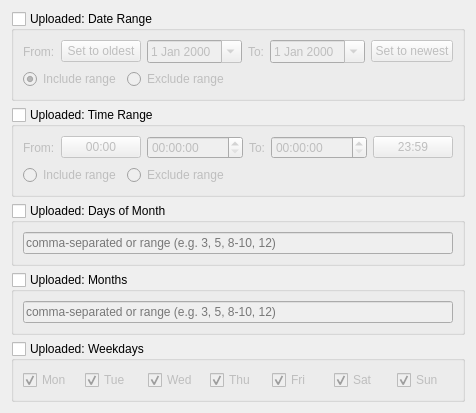
       <widget class="QWidget" name="uploaded_filters_tab">
        <attribute name="title">
         <string>Uploaded filters</string>
        </attribute>
        <layout class="QVBoxLayout" name="verticalLayout_7">
         <item>
          <widget class="QGroupBox" name="date_uploaded_box">
           <property name="title">
            <string>Uploaded: Date Range</string>
           </property>
           <property name="checkable">
            <bool>true</bool>
           </property>
           <property name="checked">
            <bool>false</bool>
           </property>
           <layout class="QVBoxLayout" name="verticalLayout_6">
            <item>
             <layout class="QHBoxLayout" name="date_uploaded_date_hbox">
              <item>
               <widget class="QLabel" name="label_11">
                <property name="sizePolicy">
                 <sizepolicy hsizetype="Fixed" vsizetype="Preferred">
                  <horstretch>0</horstretch>
                  <verstretch>0</verstretch>
                 </sizepolicy>
                </property>
                <property name="text">
                 <string>From:</string>
                </property>
               </widget>
              </item>
              <item>
               <widget class="QPushButton" name="date_uploaded_set_oldest_btn">
                <property name="sizePolicy">
                 <sizepolicy hsizetype="Fixed" vsizetype="Fixed">
                  <horstretch>0</horstretch>
                  <verstretch>0</verstretch>
                 </sizepolicy>
                </property>
                <property name="text">
                 <string>Set to oldest</string>
                </property>
               </widget>
              </item>
              <item>
               <widget class="QDateEdit" name="date_uploaded_from">
                <property name="calendarPopup">
                 <bool>true</bool>
                </property>
               </widget>
              </item>
              <item>
               <widget class="QLabel" name="label_9">
                <property name="sizePolicy">
                 <sizepolicy hsizetype="Fixed" vsizetype="Preferred">
                  <horstretch>0</horstretch>
                  <verstretch>0</verstretch>
                 </sizepolicy>
                </property>
                <property name="text">
                 <string>To:</string>
                </property>
               </widget>
              </item>
              <item>
               <widget class="QDateEdit" name="date_uploaded_to">
                <property name="calendarPopup">
                 <bool>true</bool>
                </property>
               </widget>
              </item>
              <item>
               <widget class="QPushButton" name="date_uploaded_set_newest_btn">
                <property name="sizePolicy">
                 <sizepolicy hsizetype="Fixed" vsizetype="Fixed">
                  <horstretch>0</horstretch>
                  <verstretch>0</verstretch>
                 </sizepolicy>
                </property>
                <property name="text">
                 <string>Set to newest</string>
                </property>
               </widget>
              </item>
             </layout>
            </item>
            <item>
             <layout class="QHBoxLayout" name="date_uploaded_mode_hbox">
              <item>
               <widget class="QRadioButton" name="date_uploaded_include_rb">
                <property name="text">
                 <string>Include range</string>
                </property>
                <property name="checked">
                 <bool>true</bool>
                </property>
                <attribute name="buttonGroup">
                 <string notr="true">include_date_uploaded_group</string>
                </attribute>
               </widget>
              </item>
              <item>
               <widget class="QRadioButton" name="date_uploaded_exclude_rb">
                <property name="text">
                 <string>Exclude range</string>
                </property>
                <attribute name="buttonGroup">
                 <string notr="true">include_date_uploaded_group</string>
                </attribute>
               </widget>
              </item>
              <item>
               <spacer name="horizontalSpacer_2">
                <property name="orientation">
                 <enum>Qt::Orientation::Horizontal</enum>
                </property>
                <property name="sizeHint" stdset="0">
                 <size>
                  <width>40</width>
                  <height>20</height>
                 </size>
                </property>
               </spacer>
              </item>
             </layout>
            </item>
           </layout>
          </widget>
         </item>
         <item>
          <widget class="QGroupBox" name="time_uploaded_box">
           <property name="title">
            <string>Uploaded: Time Range</string>
           </property>
           <property name="checkable">
            <bool>true</bool>
           </property>
           <property name="checked">
            <bool>false</bool>
           </property>
           <layout class="QVBoxLayout" name="verticalLayout_9">
            <item>
             <layout class="QHBoxLayout" name="horizontalLayout_10">
              <item>
               <widget class="QLabel" name="label_13">
                <property name="sizePolicy">
                 <sizepolicy hsizetype="Fixed" vsizetype="Preferred">
                  <horstretch>0</horstretch>
                  <verstretch>0</verstretch>
                 </sizepolicy>
                </property>
                <property name="text">
                 <string>From:</string>
                </property>
               </widget>
              </item>
              <item>
               <widget class="QPushButton" name="uploaded_time_range_min_btn">
                <property name="sizePolicy">
                 <sizepolicy hsizetype="Fixed" vsizetype="Fixed">
                  <horstretch>0</horstretch>
                  <verstretch>0</verstretch>
                 </sizepolicy>
                </property>
                <property name="text">
                 <string>00:00</string>
                </property>
               </widget>
              </item>
              <item>
               <widget class="QTimeEdit" name="uploaded_time_range_min_edit"/>
              </item>
              <item>
               <widget class="QLabel" name="label_14">
                <property name="sizePolicy">
                 <sizepolicy hsizetype="Fixed" vsizetype="Preferred">
                  <horstretch>0</horstretch>
                  <verstretch>0</verstretch>
                 </sizepolicy>
                </property>
                <property name="text">
                 <string>To:</string>
                </property>
               </widget>
              </item>
              <item>
               <widget class="QTimeEdit" name="uploaded_time_range_max_edit"/>
              </item>
              <item>
               <widget class="QPushButton" name="uploaded_time_range_max_btn">
                <property name="sizePolicy">
                 <sizepolicy hsizetype="Fixed" vsizetype="Fixed">
                  <horstretch>0</horstretch>
                  <verstretch>0</verstretch>
                 </sizepolicy>
                </property>
                <property name="text">
                 <string>23:59</string>
                </property>
               </widget>
              </item>
             </layout>
            </item>
            <item>
             <layout class="QHBoxLayout" name="horizontalLayout_11">
              <item>
               <widget class="QRadioButton" name="uploaded_time_range_include_rb">
                <property name="text">
                 <string>Include range</string>
                </property>
                <attribute name="buttonGroup">
                 <string notr="true">include_time_uploaded_group</string>
                </attribute>
               </widget>
              </item>
              <item>
               <widget class="QRadioButton" name="uploaded_time_range_exclude_rb">
                <property name="text">
                 <string>Exclude range</string>
                </property>
                <attribute name="buttonGroup">
                 <string notr="true">include_time_uploaded_group</string>
                </attribute>
               </widget>
              </item>
              <item>
               <spacer name="horizontalSpacer_4">
                <property name="orientation">
                 <enum>Qt::Orientation::Horizontal</enum>
                </property>
                <property name="sizeHint" stdset="0">
                 <size>
                  <width>40</width>
                  <height>20</height>
                 </size>
                </property>
               </spacer>
              </item>
             </layout>
            </item>
           </layout>
          </widget>
         </item>
         <item>
          <widget class="QGroupBox" name="days_of_month_uploaded_box">
           <property name="title">
            <string>Uploaded: Days of Month</string>
           </property>
           <property name="checkable">
            <bool>true</bool>
           </property>
           <property name="checked">
            <bool>false</bool>
           </property>
           <layout class="QHBoxLayout" name="horizontalLayout_7">
            <item>
             <widget class="QLineEdit" name="days_of_month_uploaded_edit">
              <property name="placeholderText">
               <string>comma-separated or range (e.g. 3, 5, 8-10, 12)</string>
              </property>
             </widget>
            </item>
           </layout>
          </widget>
         </item>
         <item>
          <widget class="QGroupBox" name="months_uploaded_box">
           <property name="sizePolicy">
            <sizepolicy hsizetype="Preferred" vsizetype="Preferred">
             <horstretch>0</horstretch>
             <verstretch>0</verstretch>
            </sizepolicy>
           </property>
           <property name="title">
            <string>Uploaded: Months</string>
           </property>
           <property name="checkable">
            <bool>true</bool>
           </property>
           <property name="checked">
            <bool>false</bool>
           </property>
           <layout class="QHBoxLayout" name="horizontalLayout_6">
            <item>
             <widget class="QLineEdit" name="months_uploaded_edit">
              <property name="placeholderText">
               <string>comma-separated or range (e.g. 3, 5, 8-10, 12)</string>
              </property>
             </widget>
            </item>
           </layout>
          </widget>
         </item>
         <item>
          <widget class="QGroupBox" name="weekdays_uploaded_box">
           <property name="title">
            <string>Uploaded: Weekdays</string>
           </property>
           <property name="checkable">
            <bool>true</bool>
           </property>
           <property name="checked">
            <bool>false</bool>
           </property>
           <layout class="QHBoxLayout" name="horizontalLayout_8">
            <item>
             <widget class="QCheckBox" name="weekdays_uploaded_mon">
              <property name="text">
               <string>Mon</string>
              </property>
              <property name="checked">
               <bool>true</bool>
              </property>
             </widget>
            </item>
            <item>
             <widget class="QCheckBox" name="weekdays_uploaded_tue">
              <property name="text">
               <string>Tue</string>
              </property>
              <property name="checked">
               <bool>true</bool>
              </property>
             </widget>
            </item>
            <item>
             <widget class="QCheckBox" name="weekdays_uploaded_wed">
              <property name="text">
               <string>Wed</string>
              </property>
              <property name="checked">
               <bool>true</bool>
              </property>
             </widget>
            </item>
            <item>
             <widget class="QCheckBox" name="weekdays_uploaded_thu">
              <property name="text">
               <string>Thu</string>
              </property>
              <property name="checked">
               <bool>true</bool>
              </property>
             </widget>
            </item>
            <item>
             <widget class="QCheckBox" name="weekdays_uploaded_fri">
              <property name="text">
               <string>Fri</string>
              </property>
              <property name="checked">
               <bool>true</bool>
              </property>
             </widget>
            </item>
            <item>
             <widget class="QCheckBox" name="weekdays_uploaded_sat">
              <property name="text">
               <string>Sat</string>
              </property>
              <property name="checked">
               <bool>true</bool>
              </property>
             </widget>
            </item>
            <item>
             <widget class="QCheckBox" name="weekdays_uploaded_sun">
              <property name="text">
               <string>Sun</string>
              </property>
              <property name="checked">
               <bool>true</bool>
              </property>
             </widget>
            </item>
           </layout>
          </widget>
         </item>
        </layout>
       </widget>
